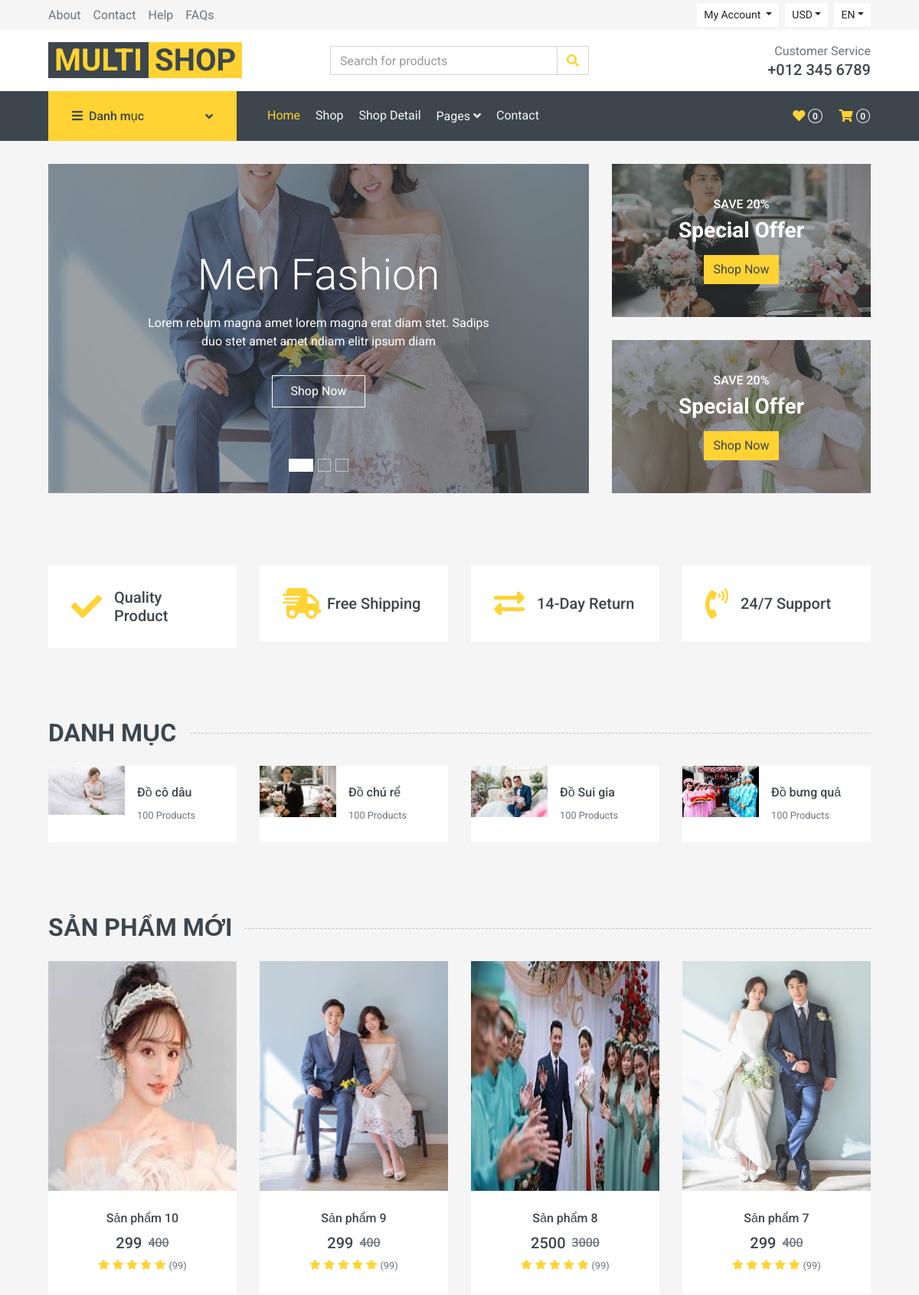
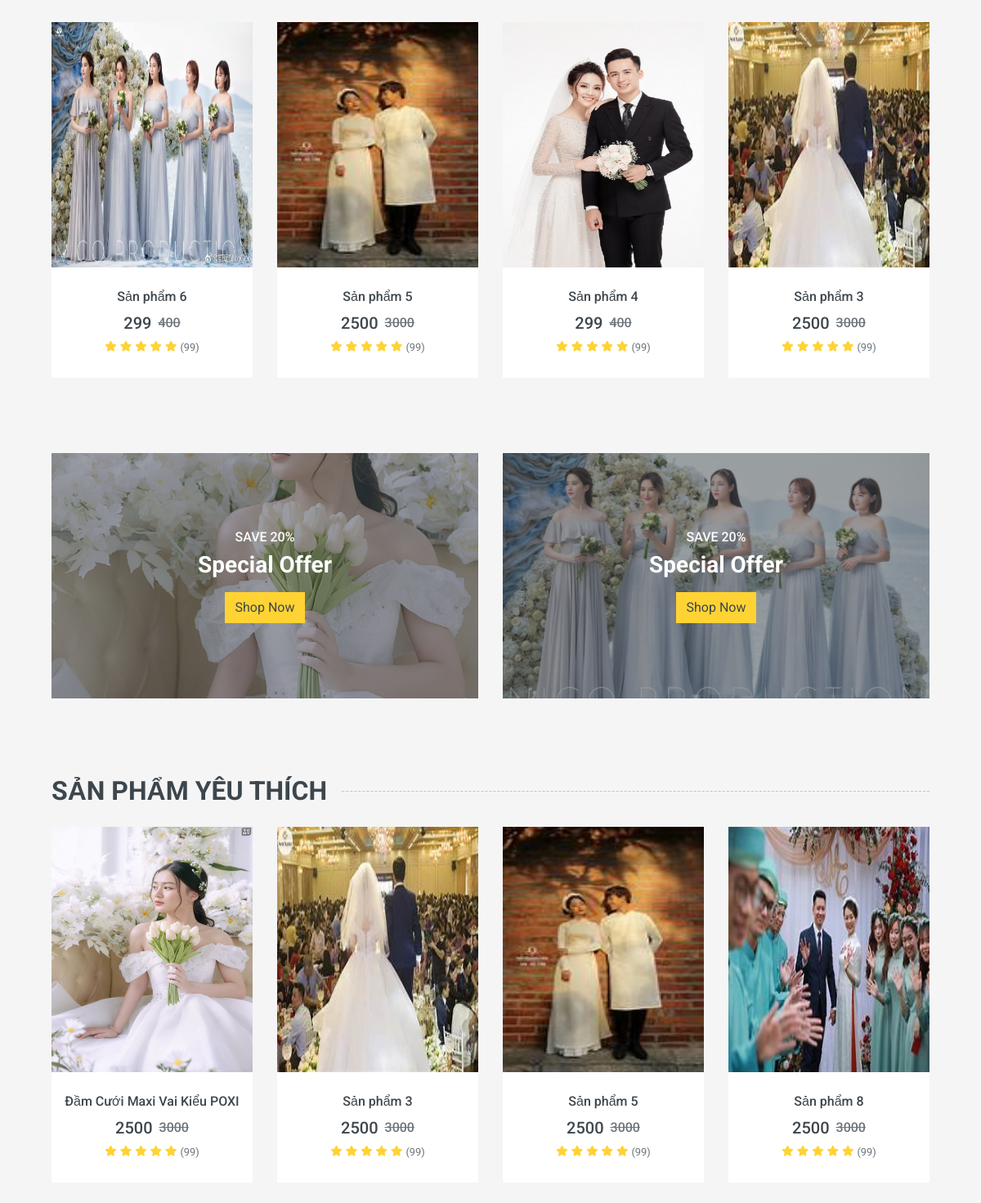
The page / (upper part) on the database its author committed (2 pictures, top to bottom).
### tables this page shows
CREATE TABLE `categories` (
  `id` int NOT NULL,
  `name` varchar(200) NOT NULL,
  `image` varchar(200) DEFAULT NULL
);

CREATE TABLE `products` (
  `id` int NOT NULL,
  `title` varchar(200) NOT NULL,
  `description` varchar(255) NOT NULL,
  `price` int NOT NULL,
  `sale` int NOT NULL,
  `image` varchar(200) NOT NULL,
  `views` int NOT NULL DEFAULT '0',
  `detail` text NOT NULL,
  `category_id` int DEFAULT NULL
);

### controllers/controller.php (called while the page is built, shortened)
<?php
include "HomeController.php";

### init/init.php (called while the page is built, shortened)
<?php
include "controllers/controller.php";

### index.php (called while the page is built)
<?php
include "init/init.php";

### models/Category.php (called while the page is built, shortened)
<?php
function getCategories(){
    global $conn;
    $sql="select * from categories";
    $stmt=$conn->prepare($sql);
    $stmt->execute();
    $categories=$stmt->fetchAll(PDO::FETCH_ASSOC);
    return $categories;
}

### models/Product.php (called while the page is built, shortened)
<?php
function getNewProducts() {
    global $conn;
    $sql = "SELECT * FROM products ORDER BY id DESC LIMIT 8";
    $stmt = $conn->prepare($sql);
    $stmt->execute();
    $products = $stmt->fetchAll(PDO::FETCH_ASSOC);
    return $products;
}
function getViewProducts() {
    global $conn;
    $sql = "SELECT * FROM products ORDER BY views DESC LIMIT 8";
    $stmt = $conn->prepare($sql);
    $stmt->execute();
    $products = $stmt->fetchAll(PDO::FETCH_ASSOC);
    return $products;
}

### views/welcome.php (the view, shortened to what this page needs)
 <?php include "layouts/header.php"?>
 <div class="container-fluid mb-3">
        <div class="row px-xl-5">
            <div class="col-lg-8">
                <div id="header-carousel" class="carousel slide carousel-fade mb-30 mb-lg-0" data-ride="carousel">
                    <ol class="carousel-indicators">
                        <li data-target="#header-carousel" data-slide-to="0" class="active"></li>
                        <li data-target="#header-carousel" data-slide-to="1"></li>
                        <li data-target="#header-carousel" data-slide-to="2"></li>
                    </ol>
                    <div class="carousel-inner">
                        <div class="carousel-item position-relative active" style="height: 430px;">
                            <img class="position-absolute w-100 h-100" src="public/images/chup-anh-cuoi-trong-studio-theo-phong-cach-han-quoc2.jpeg" style="object-fit: cover;">
                            <div class="carousel-caption d-flex flex-column align-items-center justify-content-center">
                                <div class="p-3" style="max-width: 700px;">
                                    <h1 class="display-4 text-white mb-3 animate__animated animate__fadeInDown">Men Fashion</h1>
                                    <p class="mx-md-5 px-5 animate__animated animate__bounceIn">Lorem rebum magna amet lorem magna erat diam stet. Sadips duo stet amet amet ndiam elitr ipsum diam</p>
                                    <a class="btn btn-outline-light py-2 px-4 mt-3 animate__animated animate__fadeInUp" href="#">Shop Now</a>
                                </div>
                            </div>
                        </div>
                    </div>
                </div>
            </div>
            <div class="col-lg-4">
                <div class="product-offer mb-30" style="height: 200px;">
                    <img class="img-fluid" src="public/images/anh-chu-re-don-2k_013637758.jpg" alt="">
                    <div class="offer-text">
                        <h6 class="text-white text-uppercase">Save 20%</h6>
                        <h3 class="text-white mb-3">Special Offer</h3>
                        <a href="" class="btn btn-primary">Shop Now</a>
                    </div>
                </div>
                <div class="product-offer mb-30" style="height: 200px;">
                    <img class="img-fluid" src="public/images/TONYWEDDING-21-10.jpg" alt="">
                    <div class="offer-text">
                        <h6 class="text-white text-uppercase">Save 20%</h6>
                        <h3 class="text-white mb-3">Special Offer</h3>
                        <a href="" class="btn btn-primary">Shop Now</a>
                    </div>
                </div>
            </div>
        </div>
    </div>
    <div class="container-fluid pt-5">
        <div class="row px-xl-5 pb-3">
            <div class="col-lg-3 col-md-6 col-sm-12 pb-1">
                <div class="d-flex align-items-center bg-light mb-4" style="padding: 30px;">
                    <h1 class="fa fa-check text-primary m-0 mr-3"></h1>
                    <h5 class="font-weight-semi-bold m-0">Quality Product</h5>
                </div>
            </div>
            <div class="col-lg-3 col-md-6 col-sm-12 pb-1">
                <div class="d-flex align-items-center bg-light mb-4" style="padding: 30px;">
                    <h1 class="fa fa-shipping-fast text-primary m-0 mr-2"></h1>
                    <h5 class="font-weight-semi-bold m-0">Free Shipping</h5>
                </div>
            </div>
            <div class="col-lg-3 col-md-6 col-sm-12 pb-1">
                <div class="d-flex align-items-center bg-light mb-4" style="padding: 30px;">
                    <h1 class="fas fa-exchange-alt text-primary m-0 mr-3"></h1>
                    <h5 class="font-weight-semi-bold m-0">14-Day Return</h5>
                </div>
            </div>
            <div class="col-lg-3 col-md-6 col-sm-12 pb-1">
                <div class="d-flex align-items-center bg-light mb-4" style="padding: 30px;">
                    <h1 class="fa fa-phone-volume text-primary m-0 mr-3"></h1>
                    <h5 class="font-weight-semi-bold m-0">24/7 Support</h5>
                </div>
            </div>
        </div>
    </div>
    <div class="container-fluid pt-5">
        <h2 class="section-title position-relative text-uppercase mx-xl-5 mb-4"><span class="bg-secondary pr-3">Danh Mục</span></h2>
        <div class="row px-xl-5 pb-3">
            <?php foreach ($categories as $category) {?>
            <div class="col-lg-3 col-md-4 col-sm-6 pb-1">
                <a class="text-decoration-none" href="">
                    <div class="cat-item d-flex align-items-center mb-4">
                        <div class="overflow-hidden" style="width: 100px; height: 100px;">
                            <img class="img-fluid" src="public/images/<?= $category['image']?>" alt="">
                        </div>
                        <div class="flex-fill pl-3">
                            <h6><?= $category['name']?></h6>
                            <small class="text-body">100 Products</small>
                        </div>
                    </div>
                </a>
            </div>
            <?php }?>
        </div>
    </div>
    <div class="container-fluid pt-5 pb-3">
        <h2 class="section-title position-relative text-uppercase mx-xl-5 mb-4"><span class="bg-secondary pr-3">Sản phẩm mới</span></h2>
        <div class="row px-xl-5">
            <?php foreach ($newProducts as $newProduct) {?>
            <div class="col-lg-3 col-md-4 col-sm-6 pb-1">
                <div class="product-item bg-light mb-4">
                    <div class="product-img position-relative overflow-hidden">
                        <img class="img-fluid w-100" style="height: 300px;" src="public/images/<?= $newProduct['image']?>" alt="">
                        <div class="product-action">
                        </div>
                    </div>
                    <div class="text-center py-4">
                        <a class="h6 text-decoration-none text-truncate" href=""><?= $newProduct['title'] ?></a>
                        <div class="d-flex align-items-center justify-content-center mt-2">
                            <h5><?= $newProduct['sale']?></h5><h6 class="text-muted ml-2"><del><?= $newProduct['price']?></del></h6>
                        </div>
                        <div class="d-flex align-items-center justify-content-center mb-1">
                            <small class="fa fa-star text-primary mr-1"></small>
                            <small class="fa fa-star text-primary mr-1"></small>
                            <small class="fa fa-star text-primary mr-1"></small>
                            <small class="fa fa-star text-primary mr-1"></small>
                            <small class="fa fa-star text-primary mr-1"></small>
                            <small>(99)</small>
                        </div>
                    </div>
                </div>
            </div>
            <?php }?>
        </div>
    </div>
    <div class="container-fluid pt-5 pb-3">
        <div class="row px-xl-5">
            <div class="col-md-6">
                <div class="product-offer mb-30" style="height: 300px;">
                    <img class="img-fluid" src="public/images/TONYWEDDING-21-10.jpg" alt="">
                    <div class="offer-text">
                        <h6 class="text-white text-uppercase">Save 20%</h6>
                        <h3 class="text-white mb-3">Special Offer</h3>
                        <a href="" class="btn btn-primary">Shop Now</a>
                    </div>
                </div>
            </div>
            <div class="col-md-6">
                <div class="product-offer mb-30" style="height: 300px;">
                    <img class="img-fluid" src="public/images/co-dau-phu-lam-gi-trong-ngay-cuoi-1.jpg" alt="">
                    <div class="offer-text">
                        <h6 class="text-white text-uppercase">Save 20%</h6>
                        <h3 class="text-white mb-3">Special Offer</h3>
                        <a href="" class="btn btn-primary">Shop Now</a>
                    </div>
                </div>
            </div>
        </div>
    </div>
    <div class="container-fluid pt-5 pb-3">
        <h2 class="section-title position-relative text-uppercase mx-xl-5 mb-4"><span class="bg-secondary pr-3">Sản phẩm yêu thích</span></h2>
        <div class="row px-xl-5">
            <?php foreach ($viewProducts as $viewProduct) {?>
            <div class="col-lg-3 col-md-4 col-sm-6 pb-1">
                <div class="product-item bg-light mb-4">
                    <div class="product-img position-relative overflow-hidden">
                        <img class="img-fluid w-100" style="height: 300px;" src="public/images/<?= $viewProduct['image']?>" alt="">
                        <div class="product-action">
                        </div>
                    </div>
                    <div class="text-center py-4">
                        <a class="h6 text-decoration-none text-truncate" href=""><?= $viewProduct['title'] ?></a>
                        <div class="d-flex align-items-center justify-content-center mt-2">
                            <h5><?= $viewProduct['sale'] ?></h5><h6 class="text-muted ml-2"><del><?= $viewProduct['price'] ?></del></h6>
                        </div>
                        <div class="d-flex align-items-center justify-content-center mb-1">
                            <small class="fa fa-star text-primary mr-1"></small>
                            <small class="fa fa-star text-primary mr-1"></small>
                            <small class="fa fa-star text-primary mr-1"></small>
                            <small class="fa fa-star text-primary mr-1"></small>
                            <small class="fa fa-star text-primary mr-1"></small>
                            <small>(99)</small>
                        </div>
                    </div>
                </div>
            </div>
            <?php }?>
        </div>
    </div>
<?php include "layouts/footer.php"?>

### rows shown on the page
categories: image (picture), name "Đồ cô dâu"
categories: image (picture), name "Đồ chú rể"
categories: image (picture), name "Đồ Sui gia"
categories: image (picture), name "Đồ bưng quả"
products: image (picture), title "Sản phẩm 10", sale "299", price "400"
products: image (picture), title "Sản phẩm 9", sale "299", price "400"
products: image (picture), title "Sản phẩm 8", sale "2500", price "3000"
products: image (picture), title "Sản phẩm 7", sale "299", price "400"
products: image (picture), title "Sản phẩm 6", sale "299", price "400"
products: image (picture), title "Sản phẩm 5", sale "2500", price "3000"
products: image (picture), title "Sản phẩm 4", sale "299", price "400"
products: image (picture), title "Sản phẩm 3", sale "2500", price "3000"
products: image (picture), title "Đầm Cưới Maxi Vai Kiểu POXI", sale "2500", price "3000"
